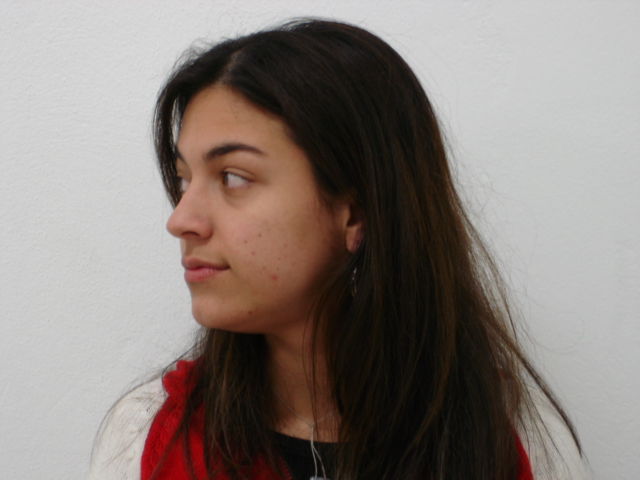
#> input picture data_train/l/l (1).jpg, 640 x 480 px
$ python -i 'FaceRecognition - Test.py'   (imports and definitions only)   (older library calls are emulated)
#> lines starting #> are read from the running program, lines starting #| are printed output that depends on the picture
__author__ = 'imsparsh'

# [1 line not run here, left out]
import sys, os
import numpy as np
from PIL import Image
import pickle
from sklearn.decomposition import PCA
from sklearn.svm import SVC
import sklearn.cross_validation as scv
import sklearn.preprocessing as scp


# [1 line not run here, left out]

class FaceRecognition():
    def __init__(self):
        print("Facial Recognition Using the PCA")

    def imgToFeature(self, imagePath):
        # convert to grayscale, reduce size, and return numpy array
#> called with imagePath = 'data_train/l/l (1).jpg'
        image = Image.open(imagePath) # open image in binary
#> image is the input picture: PIL image 640x480 RGB; mean R, G, B 136.5, 126.7, 121.9
        image = image.resize((64, 48), Image.ANTIALIAS) # reduce size
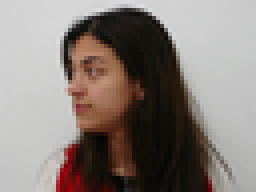
#> image: PIL image 64x48 RGB (shown 4 times larger); mean R, G, B 136.5, 126.7, 121.9
        r, g, b = image.split() # partition the color scheme
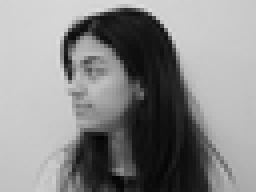
#> r: PIL image 64x48 L (shown 4 times larger); min 2, max 220, mean 136.5
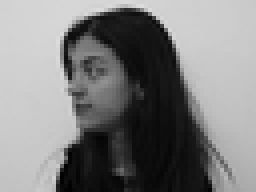
#> g: PIL image 64x48 L (shown 4 times larger); min 0, max 221, mean 126.7
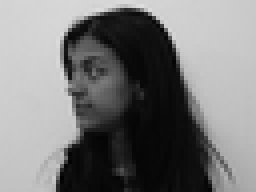
#> b: PIL image 64x48 L (shown 4 times larger); min 0, max 222, mean 121.9
        image = Image.merge("RGB", (g,g,g)).convert("L") # convert to grayscale by merging RGB bands
        return list(image.getdata())# return image data in list

    def featuresToPCA(self, X):
        print("")
        print("Reducing data..")
        X = [X]
        X = PCA(n_components=20).fit_transform(X)
        return X

    def test(self, inDir, title, fileClf):
        print("")
        print("Loading classifier..")
        fileClf += (str(title)+'.pickle')

        pickleF = open(fileClf, 'rb')
        clf = pickle.load(pickleF)
        pickleF.close()

        print("Recognition starting..")
        print("")
        print(title)
        correct, incorrect = 0, 0
        for image in os.listdir(inDir):
            imagePath = os.path.join(os.path.abspath(inDir), image)
            imgData = self.imgToFeature(imagePath)
            # imgData = self.featuresToPCA(imgData)
            classF = clf.predict(imgData)
            if classF[0] in image:
                correct += 1
            else:
                incorrect += 1
        print(str(correct)+" out of "+str(correct+incorrect)+" correct.")
        print("Accuracy: "+str(correct/float(correct+incorrect)*100)+"%")


# [11 lines not run here, left out]

>>> result = FaceRecognition().imgToFeature('data_train/l/l (1).jpg')
#> result = 3072 values, max 221 at index 99, min 0 at index 2831, mean 126.7
